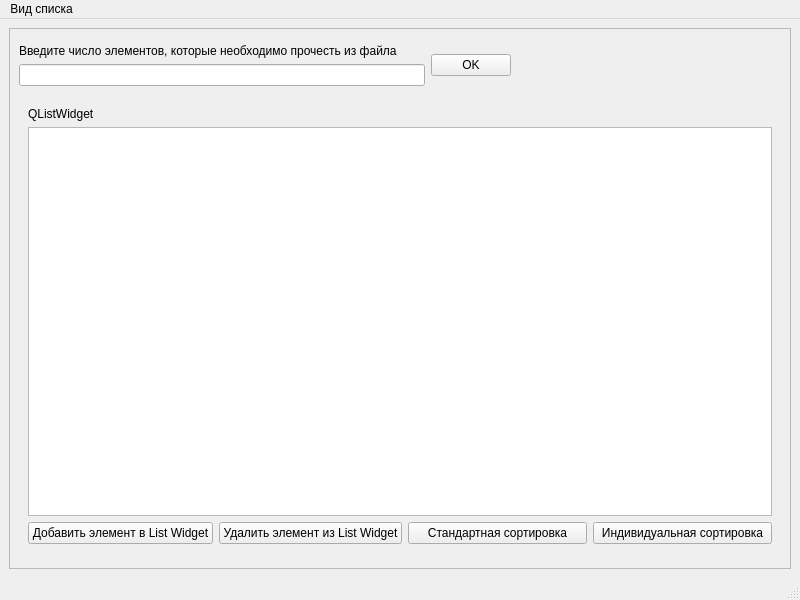
<?xml version="1.0" encoding="UTF-8"?>
<ui version="4.0">
 <class>MainWindow</class>
 <widget class="QMainWindow" name="MainWindow">
  <property name="geometry">
   <rect>
    <x>0</x>
    <y>0</y>
    <width>800</width>
    <height>600</height>
   </rect>
  </property>
  <property name="windowTitle">
   <string>MainWindow</string>
  </property>
  <widget class="QWidget" name="centralwidget">
   <layout class="QGridLayout" name="gridLayout">
    <item row="0" column="0">
     <widget class="QScrollArea" name="scrollArea">
      <property name="widgetResizable">
       <bool>true</bool>
      </property>
      <widget class="QWidget" name="scrollAreaWidgetContents">
       <property name="geometry">
        <rect>
         <x>0</x>
         <y>0</y>
         <width>780</width>
         <height>537</height>
        </rect>
       </property>
       <layout class="QGridLayout" name="gridLayout_2">
        <item row="4" column="0">
         <layout class="QHBoxLayout" name="horizontalLayout">
          <item>
           <layout class="QVBoxLayout" name="verticalLayout_2">
            <item>
             <widget class="QLabel" name="label">
              <property name="text">
               <string>Введите число элементов, которые необходимо прочесть из файла</string>
              </property>
             </widget>
            </item>
            <item>
             <widget class="QLineEdit" name="lineEdit_1_1"/>
            </item>
           </layout>
          </item>
          <item>
           <widget class="QPushButton" name="pushButton">
            <property name="text">
             <string>OK</string>
            </property>
           </widget>
          </item>
          <item>
           <spacer name="horizontalSpacer">
            <property name="orientation">
             <enum>Qt::Orientation::Horizontal</enum>
            </property>
            <property name="sizeType">
             <enum>QSizePolicy::Policy::Fixed</enum>
            </property>
            <property name="sizeHint" stdset="0">
             <size>
              <width>270</width>
              <height>20</height>
             </size>
            </property>
           </spacer>
          </item>
         </layout>
        </item>
        <item row="5" column="0">
         <widget class="QStackedWidget" name="stackedWidget">
          <property name="sizePolicy">
           <sizepolicy hsizetype="Preferred" vsizetype="Fixed">
            <horstretch>0</horstretch>
            <verstretch>0</verstretch>
           </sizepolicy>
          </property>
          <property name="minimumSize">
           <size>
            <width>0</width>
            <height>455</height>
           </size>
          </property>
          <property name="sizeIncrement">
           <size>
            <width>0</width>
            <height>440</height>
           </size>
          </property>
          <property name="currentIndex">
           <number>2</number>
          </property>
          <widget class="QWidget" name="page_0">
           <layout class="QGridLayout" name="gridLayout_6">
            <item row="0" column="0">
             <widget class="QLabel" name="label_4">
              <property name="text">
               <string>&lt;html&gt;&lt;head/&gt;&lt;body&gt;&lt;p align=&quot;center&quot;&gt;Чтобы начать, выберите вид списка в левом верхнем углу&lt;/p&gt;&lt;/body&gt;&lt;/html&gt;</string>
              </property>
             </widget>
            </item>
            <item row="1" column="0">
             <widget class="QLabel" name="label_5">
              <property name="sizePolicy">
               <sizepolicy hsizetype="Preferred" vsizetype="Fixed">
                <horstretch>0</horstretch>
                <verstretch>0</verstretch>
               </sizepolicy>
              </property>
              <property name="minimumSize">
               <size>
                <width>0</width>
                <height>400</height>
               </size>
              </property>
              <property name="text">
               <string>&lt;html&gt;&lt;head/&gt;&lt;body&gt;&lt;p align=&quot;center&quot;&gt;&lt;img src=&quot;:/rec/img/computer.jpg&quot;/&gt;&lt;/p&gt;&lt;/body&gt;&lt;/html&gt;</string>
              </property>
             </widget>
            </item>
           </layout>
          </widget>
          <widget class="QWidget" name="page_1">
           <layout class="QGridLayout" name="gridLayout_3">
            <item row="1" column="0">
             <widget class="QListView" name="listView">
              <property name="editTriggers">
               <set>QAbstractItemView::EditTrigger::NoEditTriggers</set>
              </property>
              <property name="showDropIndicator" stdset="0">
               <bool>false</bool>
              </property>
             </widget>
            </item>
            <item row="0" column="0">
             <widget class="QLabel" name="label_1">
              <property name="text">
               <string>QListView</string>
              </property>
             </widget>
            </item>
           </layout>
          </widget>
          <widget class="QWidget" name="page_2">
           <layout class="QGridLayout" name="gridLayout_4">
            <item row="2" column="0">
             <layout class="QHBoxLayout" name="horizontalLayout_2">
              <item>
               <widget class="QPushButton" name="pushButton_2_1">
                <property name="text">
                 <string>Добавить элемент в List Widget</string>
                </property>
               </widget>
              </item>
              <item>
               <widget class="QPushButton" name="pushButton_2_2">
                <property name="text">
                 <string>Удалить элемент из List Widget</string>
                </property>
               </widget>
              </item>
              <item>
               <widget class="QPushButton" name="pushButton_2_3">
                <property name="text">
                 <string>Стандартная сортировка</string>
                </property>
               </widget>
              </item>
              <item>
               <widget class="QPushButton" name="pushButton_2_4">
                <property name="text">
                 <string>Индивидуальная сортировка</string>
                </property>
               </widget>
              </item>
             </layout>
            </item>
            <item row="0" column="0">
             <widget class="QLabel" name="label_2">
              <property name="text">
               <string>QListWidget</string>
              </property>
             </widget>
            </item>
            <item row="1" column="0">
             <widget class="QListWidget" name="listWidget"/>
            </item>
           </layout>
          </widget>
          <widget class="QWidget" name="page_3">
           <layout class="QGridLayout" name="gridLayout_5">
            <item row="1" column="0">
             <widget class="QTableWidget" name="tableWidget">
              <property name="maximumSize">
               <size>
                <width>744</width>
                <height>16777215</height>
               </size>
              </property>
              <property name="editTriggers">
               <set>QAbstractItemView::EditTrigger::NoEditTriggers</set>
              </property>
              <property name="columnCount">
               <number>3</number>
              </property>
              <attribute name="horizontalHeaderCascadingSectionResizes">
               <bool>false</bool>
              </attribute>
              <attribute name="horizontalHeaderDefaultSectionSize">
               <number>100</number>
              </attribute>
              <column/>
              <column/>
              <column/>
             </widget>
            </item>
            <item row="0" column="0">
             <widget class="QLabel" name="label_3">
              <property name="text">
               <string>QTableWidget</string>
              </property>
             </widget>
            </item>
            <item row="2" column="0">
             <layout class="QHBoxLayout" name="horizontalLayout_3">
              <item>
               <widget class="QPushButton" name="pushButton_3_1">
                <property name="text">
                 <string>Добавить элемент в Table Widget</string>
                </property>
               </widget>
              </item>
              <item>
               <widget class="QPushButton" name="pushButton_3_2">
                <property name="text">
                 <string>Удалить элемент из Table Widget</string>
                </property>
               </widget>
              </item>
             </layout>
            </item>
           </layout>
          </widget>
         </widget>
        </item>
       </layout>
      </widget>
     </widget>
    </item>
   </layout>
  </widget>
  <widget class="QMenuBar" name="menubar">
   <property name="geometry">
    <rect>
     <x>0</x>
     <y>0</y>
     <width>800</width>
     <height>21</height>
    </rect>
   </property>
   <widget class="QMenu" name="menulistView">
    <property name="title">
     <string>Вид списка</string>
    </property>
    <addaction name="separator"/>
    <addaction name="actionMain"/>
    <addaction name="separator"/>
    <addaction name="actionQListView"/>
    <addaction name="actionQListWidget"/>
    <addaction name="actionQTableWidget"/>
    <addaction name="separator"/>
    <addaction name="actionExit"/>
   </widget>
   <addaction name="menulistView"/>
  </widget>
  <widget class="QStatusBar" name="statusbar"/>
  <action name="actionQTableWidget">
   <property name="icon">
    <iconset resource="rec.qrc">
     <normaloff>:/rec/img/tabel.png</normaloff>:/rec/img/tabel.png</iconset>
   </property>
   <property name="text">
    <string>QTableWidget</string>
   </property>
  </action>
  <action name="actionQListWidget">
   <property name="icon">
    <iconset resource="rec.qrc">
     <normaloff>:/rec/img/List.png</normaloff>:/rec/img/List.png</iconset>
   </property>
   <property name="text">
    <string>QListWidget</string>
   </property>
  </action>
  <action name="actionQListView">
   <property name="icon">
    <iconset resource="rec.qrc">
     <normaloff>:/rec/img/List1.jpg</normaloff>:/rec/img/List1.jpg</iconset>
   </property>
   <property name="text">
    <string>QListView</string>
   </property>
  </action>
  <action name="actionExit">
   <property name="icon">
    <iconset resource="rec.qrc">
     <normaloff>:/rec/img/exit.png</normaloff>:/rec/img/exit.png</iconset>
   </property>
   <property name="text">
    <string>Exit</string>
   </property>
  </action>
  <action name="actionMain">
   <property name="icon">
    <iconset resource="rec.qrc">
     <normaloff>:/rec/img/computer.jpg</normaloff>:/rec/img/computer.jpg</iconset>
   </property>
   <property name="text">
    <string>Main</string>
   </property>
  </action>
 </widget>
 <resources>
  <include location="rec.qrc"/>
 </resources>
 <connections/>
</ui>
